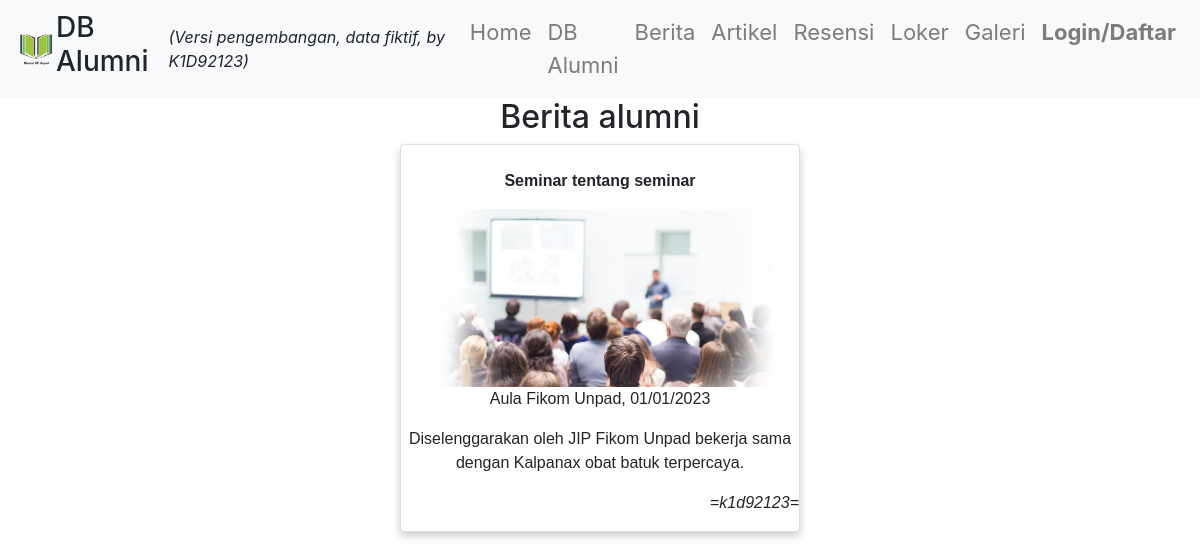
Screenshot of /list_berita/detail_berita/3/ with the database file from the repository.
### alumni/models.py (models this page shows, shortened)
class Event(models.Model):
    user = models.ForeignKey(User, on_delete=models.CASCADE)
    acara = models.CharField(max_length =150)
    tanggal = models.DateField()
    tempat = models.CharField(max_length =150)
    deskripsi = models.TextField()
    foto = models.ImageField(upload_to='event', blank=True)
    class Meta:
        permissions = [
            ("view_mypage", "Can view My Page"),
        ]

### alumni/views.py (the view)
# urls.py: path('list_berita/detail_berita/<int:id>/', views.detail_berita, name='detail_berita'),
def detail_berita(request, id):
    detail_berita = Event.objects.get(id=id)
    context = {'detail_berita' : detail_berita }
    return render(request,'detail_berita.html', context)

### alumni/templates/detail_berita.html (shortened to what this page needs)
{% extends 'base.html' %}
{% block content %}
<link rel="stylesheet" href="https://cdnjs.cloudflare.com/ajax/libs/font-awesome/4.7.0/css/font-awesome.min.css">
<h2 style="text-align:center">Berita alumni</h2>
<div class="card">
  <br> <p><b> {{ detail_berita.acara }}</b></p>
  <img src="{{ detail_berita.foto.url }}" alt="Foto berita" style="width:100%">
  {{detail_berita.tempat }}, {{ detail_berita.tanggal|date:'d/m/Y' }}
  <p>{{ detail_berita.deskripsi }}</p>
  <p style="text-align: right;">=<i>{{ detail_berita.user }}=</i></p>
{% endblock %}

### alumni/templates/detail_berita.html (style rules this page uses)
.card { box-shadow: 0 4px 8px 0 rgba(0, 0, 0, 0.2); max-width: 400px; margin: auto; text-align: center; font-family: arial; }

### rows the page displays
Event: acara "Seminar tentang seminar", foto (picture), tempat "Aula Fikom Unpad", tanggal "01/01/2023", deskripsi "Diselenggarakan oleh JIP Fikom Unpad bekerja sama dengan Kalpanax obat batuk terpercaya.", user "k1d92123"
